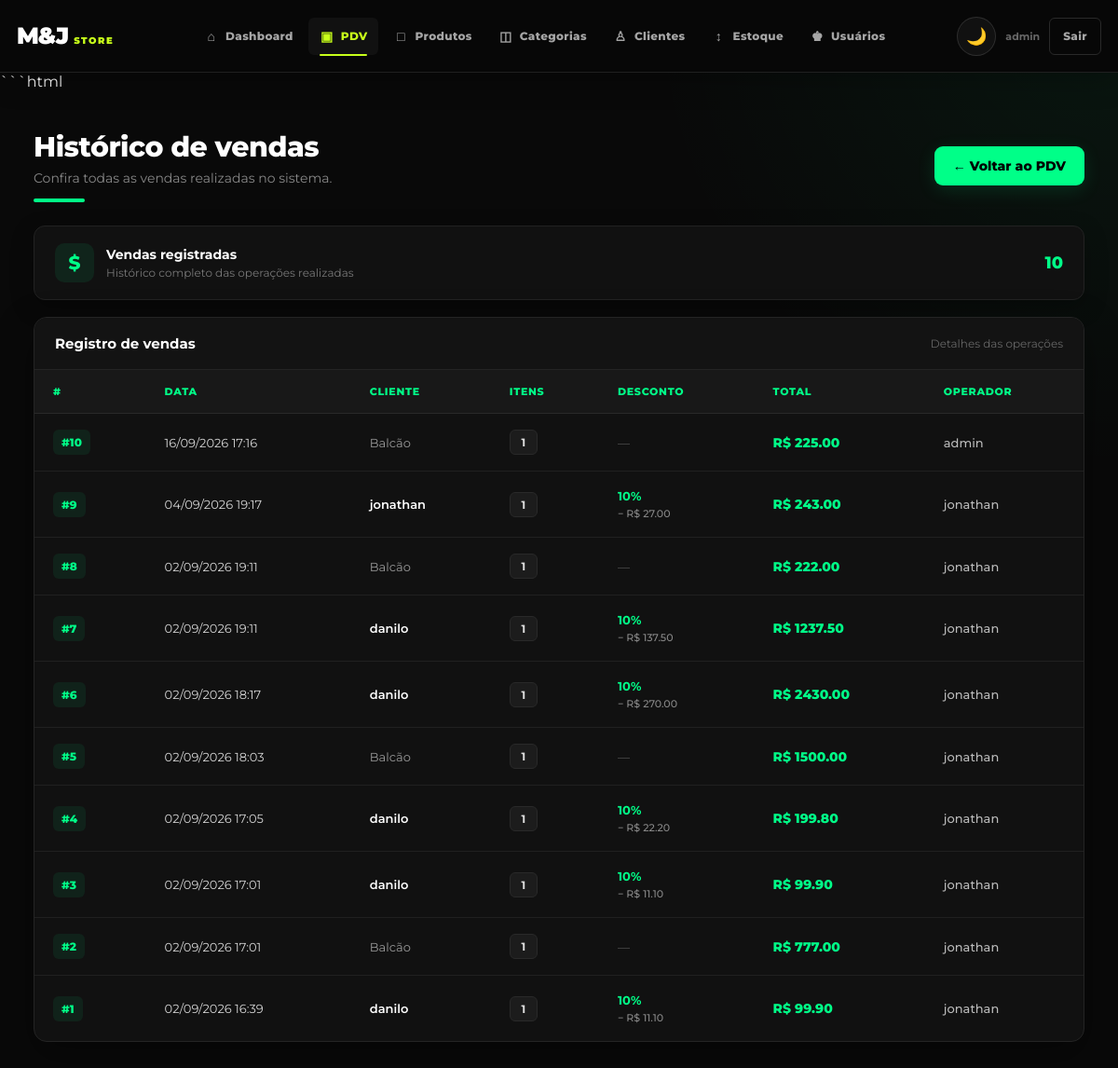
Before: /pdv/historico (signed in) with the older database file.
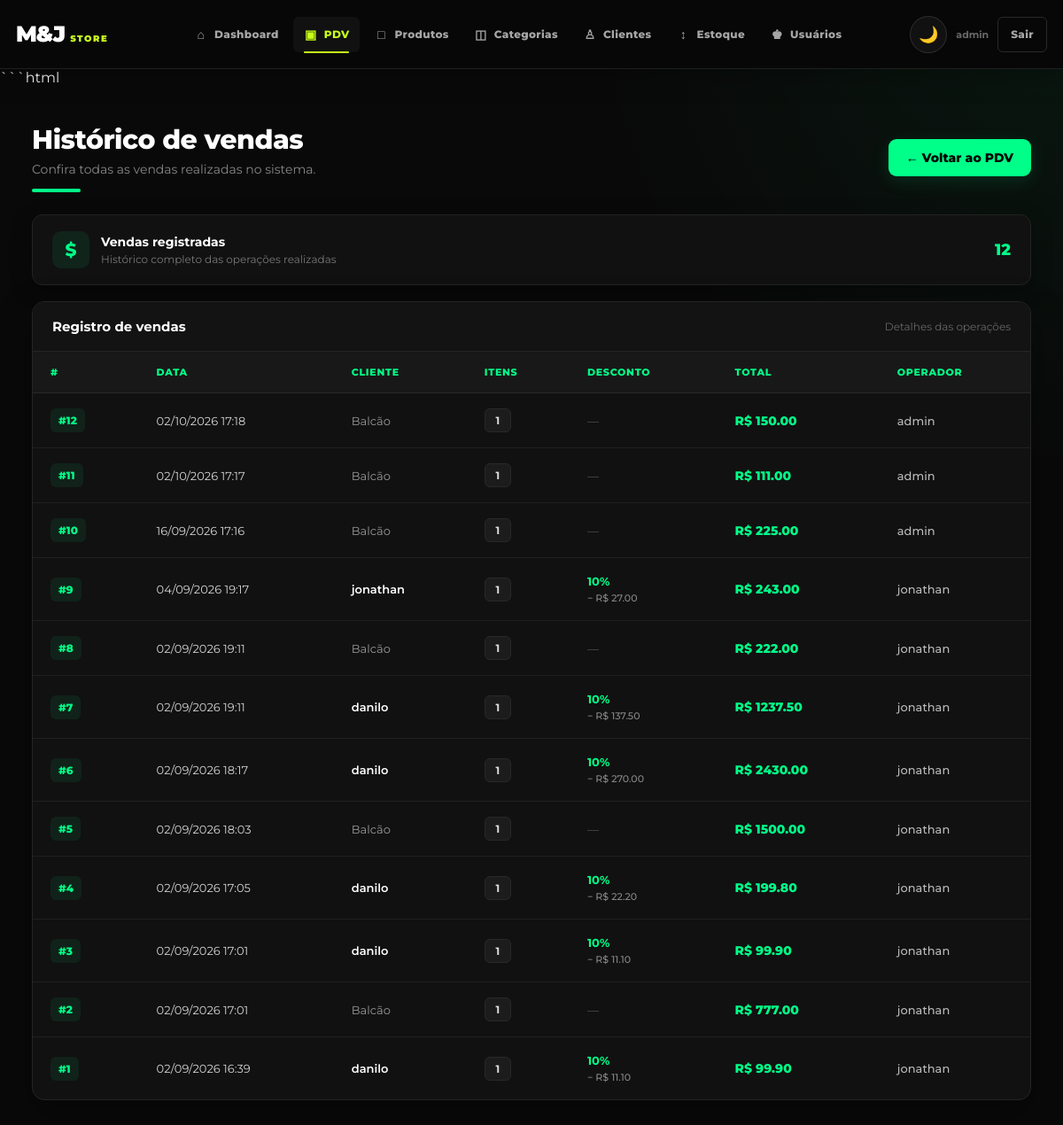
After: the same page with the newer database file.
### app/models/venda.py (models this page shows, shortened)
class Venda(Base):
    __tablename__ = "vendas"
    id = Column(
        Integer,
        primary_key=True,
        index=True
    )
    cliente_id = Column(
        Integer,
        ForeignKey(
            "clientes.id",
            ondelete="SET NULL"
        ),
        nullable=True
    )
    usuario_id = Column(
        Integer,
        ForeignKey(
            "usuarios.id",
            ondelete="SET NULL"
        ),
        nullable=True
    )
    desconto_percentual = Column(
        Float,
        nullable=False,
        default=0.0
    )
    total_bruto = Column(
        Float,
        nullable=False,
        default=0.0
    )
    total_liquido = Column(
        Float,
        nullable=False,
        default=0.0
    )
    observacao = Column(
        String(255),
        nullable=True
    )
    criado_em = Column(
        DateTime,
        server_default=func.now()
    )
    cliente = relationship(
        "Cliente",
        back_populates="vendas"
    )
    usuario = relationship(
        "Usuario",
        backref="vendas"
    )
    itens = relationship(
        "ItemVenda",
        back_populates="venda",
        cascade="all, delete-orphan"
    )
    pagamentos = relationship(
        "Pagamento",
        back_populates="venda",
        cascade="all, delete-orphan"
    )

### app/models/usuarios.py (models this page shows)
class Usuario(Base):
    __tablename__ = "usuarios"
    id = Column(Integer, primary_key=True, autoincrement=True)
    nome = Column(String(100), nullable=False)
    email = Column(String(150), unique=True, nullable=False)
    senha_hash = Column(String(255), nullable=False)
    role = Column(String(20), nullable=False, default="operador")
    ativo = Column(Boolean, default=True)
    criando_em = Column(DateTime, server_default=func.now())

### app/models/cliente.py (models this page shows)
class Cliente(Base):
    __tablename__ = "clientes"
    id = Column(
        Integer,
        primary_key=True,
        index=True
    )
    nome = Column(
        String(150),
        nullable=False
    )
    matricula = Column(
        String(100),
        unique=True,
        nullable=True
    )
    telefone = Column(
        String(30),
        nullable=True
    )
    is_associado = Column(
        Boolean,
        default=False,
        nullable=False
    )
    ativo = Column(
        Boolean,
        default=True,
        nullable=False
    )
    desconto_percentual = Column(
        Float,
        default=0.0,
        nullable=False
    )
    criado_em = Column(
        DateTime,
        server_default=func.now(),
        nullable=False
    )
    vendas = relationship(
        "Venda",
        back_populates="cliente"
    )

### app/controllers/pdv_controller.py (the view)
@router.get(
    "/historico"
)
def historico(
    request: Request,
    db: Session = Depends(
        get_db
    ),
    usuario=Depends(
        get_usuario_logado
    )
):
    vendas = (
        db.query(Venda)
        .order_by(
            Venda.id.desc()
        )
        .limit(100)
        .all()
    )
    return templates.TemplateResponse(
        request=request,
        name="pdv/historico.html",
        context={
            "request":
                request,
            "vendas":
                vendas,
            "usuario":
                usuario
        }
    )

### app/templates/pdv/historico.html (shortened to what the changed rows need)
<!DOCTYPE html>
<html lang="pt-br">
<head>
    <link rel="stylesheet" href="/static/css/navbar.css">
</head>
<body>
    <main class="container">
        <div class="topo">
            <div class="titulo-area">
                <h1>Histórico de vendas</h1>
            </div>
        </div>
        <div class="resumo">
            <div class="resumo-info">
                <div class="resumo-icone">
                </div>
                <div class="resumo-texto">
                </div>
            </div>
            <div class="contador">
                {{ vendas | length }}
            </div>
        </div>
        <div class="tabela-card">
            <div class="tabela-topo">
                <h2>Registro de vendas</h2>
            </div>
            <div class="tabela-container">
                <table>
                    <thead>
                        <tr>
                            <th>#</th>
                            <th>Data</th>
                            <th>Cliente</th>
                            <th>Itens</th>
                            <th>Desconto</th>
                            <th>Total</th>
                            <th>Operador</th>
                        </tr>
                    </thead>
                    <tbody>
                        {% for v in vendas %}
                        <tr>
                            <td>
                                <a href="/pdv/venda/{{ v.id }}" class="venda-link">
                                    #{{ v.id }}
                                </a>
                            </td>
                            <td>
                                {{ v.criado_em.strftime('%d/%m/%Y %H:%M') }}
                            </td>
                            <td>
                                {% if v.cliente %}
                                <span class="cliente">
                                    {{ v.cliente.nome }}
                                </span>
                                {% else %}
                                <span class="cliente-balcao">
                                    Balcão
                                </span>
                                {% endif %}
                            </td>
                            <td>
                                <span class="quantidade">
                                    {{ v.itens | length }}
                                </span>
                            </td>
                            <td>
                                {% if v.desconto_percentual > 0 %}
                                <span class="desconto">
                                    {{ v.desconto_percentual|int }}%
                                    <br>
                                    <small>
                                        − R$ {{ "%.2f"|format(v.desconto_valor) }}
                                    </small>
                                </span>
                                {% else %}
                                <span class="sem-desconto">
                                    —
                                </span>
                                {% endif %}
                            </td>
                            <td class="total">
                                R$ {{ "%.2f"|format(v.total_liquido) }}
                            </td>
                            <td>
                                <span class="operador">
                                    {{ v.usuario.nome if v.usuario else "—" }}
                                </span>
                            </td>
                        </tr>
                        {% endfor %}
                    </tbody>
                </table>
            </div>
        </div>
    </main>
</body>
</html>

Changed rows visible on the page:
added Venda: id "12", criado_em "02/10/2026 17:18", shows "Balcão", itens|length "1", total_liquido "150.00", usuario "admin"
added Venda: id "11", criado_em "02/10/2026 17:17", shows "Balcão", itens|length "1", total_liquido "111.00", usuario "admin"
Other visible differences:
{{ vendas | length }}: "10" → "12"
